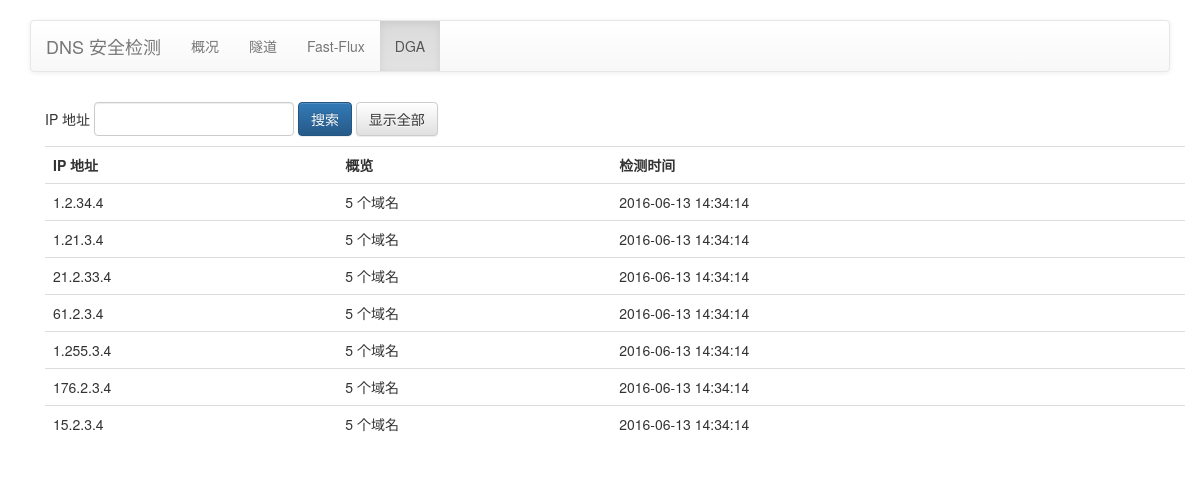
The app's page /dga.php with its own data.
### tables this page shows
create table dga (
    id int unsigned not null primary key auto_increment,
    ip varchar(128) not null,
    ts timestamp not null default current_timestamp,
    details longtext default null
);

### dga.php (the view, shortened to what this page needs)
<?php
include('./include/common.php');
include('./include/header.php');
?>
<p><form method="get" action="">
    <div class="btn-group">
        IP 地址
    </div>
    <div class="btn-group">
        <input type="text" class="form-control" name="ip" style="width: 200px;" maxlength="15" pattern="^[0-9\.%]*$" value="<?php echo $_GET['ip']; ?>" />
    </div>
    <div class="btn-group">
        <button type="submit" class="btn btn-primary">搜索</button>
    </div>
    <div class="btn-group">
        <a href="?"><button type="button" class="btn btn-default">显示全部</button></a>
    </div>
</form></p>
<div class="table-responsive">
    <table class="table">
    <tr>
        <th>IP 地址</th><th>概览</th><th>检测时间</th>
    </tr>
<?php
$where = '';
$query = $mysqli->prepare('select id, ip, ts, details from dga ' . $where . ' order by ts desc limit 10000;');
if ($query) {
    $query->execute();
    $query->bind_result($id, $ip, $ts, $details);
    while ($query->fetch()) {
        echo '<tr>';
        echo '<td>' . $ip . '</td>';
        echo '<td><a href="./details.php?type=dga&amp;id=' . $id. '">' . (substr_count($details, ',') + 1) . ' 个域名</a></td>';
        echo '<td>' . $ts . '</td>';
        echo '</tr>';
    }
}
?>
    </table>
</div>
<?php
include('./include/footer.php');
?>

### include/header.php (shortened to what this page needs)
<!DOCTYPE html>
<html lang="en">
  <head>
    <link href="css/bootstrap.min.css" rel="stylesheet">
    <link href="css/bootstrap-theme.min.css" rel="stylesheet">
    <link href="css/main.css" rel="stylesheet">
  </head>
  <body>
    <nav class="navbar navbar-default">
      <div class="container">
        <div class="navbar-header">
          <a class="navbar-brand" href="./">DNS 安全检测</a>
        </div>
        <div id="navbar" class="collapse navbar-collapse">
          <ul class="nav navbar-nav">
            <li id="nav-index"><a href="./">概况</a></li>
            <li id="nav-tunnel"><a href="./tunnel.php">隧道</a></li>
            <li id="nav-fastflux"><a href="./fastflux.php">Fast-Flux</a></li>
            <li id="nav-dga"><a href="./dga.php">DGA</a></li>
          </ul>
        </div>
      </div>
    </nav>
    <div class="container">

### include/footer.php (shortened to what this page needs)
    </div>
  </body>
</html>

### css/main.css (style rules this page uses)
body { padding: 20px 30px; }

### include/header.php (style rules this page uses)
a { color: #333; }

### records on screen
dga: ip "1.2.34.4", details "5", ts "2016-06-13 14:34:14"
dga: ip "1.21.3.4", details "5", ts "2016-06-13 14:34:14"
dga: ip "21.2.33.4", details "5", ts "2016-06-13 14:34:14"
dga: ip "61.2.3.4", details "5", ts "2016-06-13 14:34:14"
dga: ip "1.255.3.4", details "5", ts "2016-06-13 14:34:14"
dga: ip "176.2.3.4", details "5", ts "2016-06-13 14:34:14"
dga: ip "15.2.3.4", details "5", ts "2016-06-13 14:34:14"
